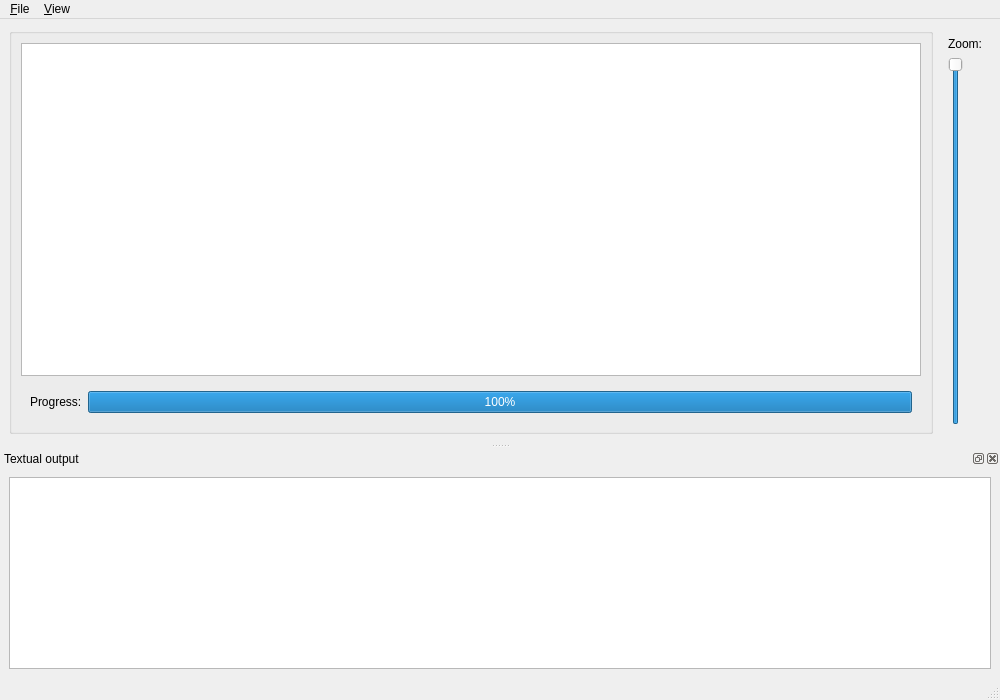
<?xml version="1.0" encoding="UTF-8"?>
<ui version="4.0">
 <class>MainWindow</class>
 <widget class="QMainWindow" name="MainWindow">
  <property name="geometry">
   <rect>
    <x>0</x>
    <y>0</y>
    <width>1000</width>
    <height>700</height>
   </rect>
  </property>
  <property name="windowTitle">
   <string>XKCD &quot;click and drag&quot; viewer</string>
  </property>
  <property name="documentMode">
   <bool>false</bool>
  </property>
  <widget class="QWidget" name="centralwidget">
   <layout class="QHBoxLayout" name="horizontalLayout_2">
    <item>
     <widget class="QGroupBox" name="groupBox">
      <property name="title">
       <string/>
      </property>
      <layout class="QGridLayout" name="gridLayout">
       <item row="0" column="0">
        <widget class="GraphicsView" name="output_view">
         <property name="verticalScrollBarPolicy">
          <enum>Qt::ScrollBarAlwaysOff</enum>
         </property>
         <property name="horizontalScrollBarPolicy">
          <enum>Qt::ScrollBarAlwaysOff</enum>
         </property>
         <property name="dragMode">
          <enum>QGraphicsView::ScrollHandDrag</enum>
         </property>
        </widget>
       </item>
       <item row="1" column="0">
        <widget class="QWidget" name="widget_2" native="true">
         <layout class="QHBoxLayout" name="horizontalLayout_4">
          <item>
           <widget class="QLabel" name="label_2">
            <property name="text">
             <string>&lt;html&gt;&lt;head/&gt;&lt;body&gt;&lt;p&gt;Progress:&lt;/p&gt;&lt;/body&gt;&lt;/html&gt;</string>
            </property>
           </widget>
          </item>
          <item>
           <widget class="QProgressBar" name="progressBar">
            <property name="value">
             <number>100</number>
            </property>
           </widget>
          </item>
         </layout>
        </widget>
       </item>
      </layout>
     </widget>
    </item>
    <item>
     <widget class="QWidget" name="widget" native="true">
      <layout class="QVBoxLayout" name="verticalLayout_3">
       <item>
        <widget class="QLabel" name="label">
         <property name="text">
          <string>Zoom:</string>
         </property>
        </widget>
       </item>
       <item>
        <widget class="QSlider" name="output_zoom">
         <property name="minimum">
          <number>1</number>
         </property>
         <property name="maximum">
          <number>100</number>
         </property>
         <property name="value">
          <number>100</number>
         </property>
         <property name="orientation">
          <enum>Qt::Vertical</enum>
         </property>
         <property name="invertedAppearance">
          <bool>false</bool>
         </property>
         <property name="invertedControls">
          <bool>false</bool>
         </property>
         <property name="tickPosition">
          <enum>QSlider::NoTicks</enum>
         </property>
        </widget>
       </item>
      </layout>
      <zorder>output_zoom</zorder>
      <zorder>label</zorder>
     </widget>
    </item>
   </layout>
  </widget>
  <widget class="QMenuBar" name="menubar">
   <property name="geometry">
    <rect>
     <x>0</x>
     <y>0</y>
     <width>1000</width>
     <height>21</height>
    </rect>
   </property>
   <widget class="QMenu" name="menuFile">
    <property name="title">
     <string>&amp;File</string>
    </property>
    <addaction name="action_open_image"/>
    <addaction name="separator"/>
    <addaction name="action_Quit"/>
   </widget>
   <widget class="QMenu" name="menu_View">
    <property name="title">
     <string>&amp;View</string>
    </property>
    <addaction name="separator"/>
    <addaction name="action_Textual_output"/>
    <addaction name="separator"/>
   </widget>
   <addaction name="menuFile"/>
   <addaction name="menu_View"/>
  </widget>
  <widget class="QStatusBar" name="statusbar"/>
  <widget class="SignalingDockWidget" name="textDock">
   <property name="windowTitle">
    <string>Textual output</string>
   </property>
   <attribute name="dockWidgetArea">
    <number>8</number>
   </attribute>
   <widget class="QWidget" name="dockWidgetContents_2">
    <layout class="QHBoxLayout" name="horizontalLayout_5">
     <item>
      <widget class="QPlainTextEdit" name="textOutput">
       <property name="font">
        <font>
         <family>Monospace</family>
         <pointsize>10</pointsize>
        </font>
       </property>
       <property name="lineWrapMode">
        <enum>QPlainTextEdit::NoWrap</enum>
       </property>
       <property name="readOnly">
        <bool>true</bool>
       </property>
       <property name="plainText">
        <string notr="true"/>
       </property>
      </widget>
     </item>
    </layout>
   </widget>
  </widget>
  <action name="action_Quit">
   <property name="text">
    <string>&amp;Quit</string>
   </property>
   <property name="shortcut">
    <string>Ctrl+Q</string>
   </property>
  </action>
  <action name="action_open_image">
   <property name="text">
    <string>&amp;Open image</string>
   </property>
   <property name="shortcut">
    <string>Ctrl+O</string>
   </property>
  </action>
  <action name="action_Textual_output">
   <property name="checkable">
    <bool>true</bool>
   </property>
   <property name="checked">
    <bool>true</bool>
   </property>
   <property name="text">
    <string>&amp;Textual output</string>
   </property>
  </action>
 </widget>
 <customwidgets>
  <customwidget>
   <class>SignalingDockWidget</class>
   <extends>QDockWidget</extends>
   <header>signalingdockwidget.h</header>
   <container>1</container>
  </customwidget>
  <customwidget>
   <class>GraphicsView</class>
   <extends>QGraphicsView</extends>
   <header>graphicsview.h</header>
  </customwidget>
 </customwidgets>
 <resources/>
 <connections>
  <connection>
   <sender>action_Quit</sender>
   <signal>activated()</signal>
   <receiver>MainWindow</receiver>
   <slot>close()</slot>
   <hints>
    <hint type="sourcelabel">
     <x>-1</x>
     <y>-1</y>
    </hint>
    <hint type="destinationlabel">
     <x>399</x>
     <y>299</y>
    </hint>
   </hints>
  </connection>
  <connection>
   <sender>action_Textual_output</sender>
   <signal>toggled(bool)</signal>
   <receiver>textDock</receiver>
   <slot>setVisible(bool)</slot>
   <hints>
    <hint type="sourcelabel">
     <x>-1</x>
     <y>-1</y>
    </hint>
    <hint type="destinationlabel">
     <x>499</x>
     <y>612</y>
    </hint>
   </hints>
  </connection>
 </connections>
</ui>
